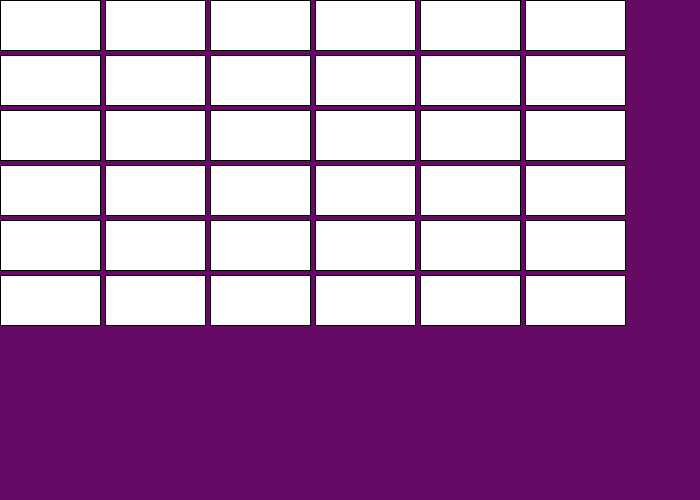
Frame 1 (no input)
Frame 60 (the mouse pressed at the canvas centre just before this capture): identical to frame 1, image omitted
Frame 120 (the mouse held since frame 60 and released just before this capture): identical to frame 1, image omitted

The Processing sketch that drew this single still picture (run headless with seeded random() and noise(); from frame 60 on, the mouse is pressed at the canvas centre):

// Processing sketch: graphingWithLoops
// ── graphingWithLoops.pde
/**
 * graphingWithLoops
 * by Mario Pineda
 * 
 * Demo of how to use loops for graphing multiple rectangles in two dimensions
 * 
 */
 
void setup() {
  size(700, 500); // Size of canvas
}

void draw() {
  background(100, 10, 100); // Background color as rgb values
  for (int x=0; x<6; x++) {
    for (int y=0; y<6; y++) {
      rect(105*x,55*y,100,50);
    }
  }
}
